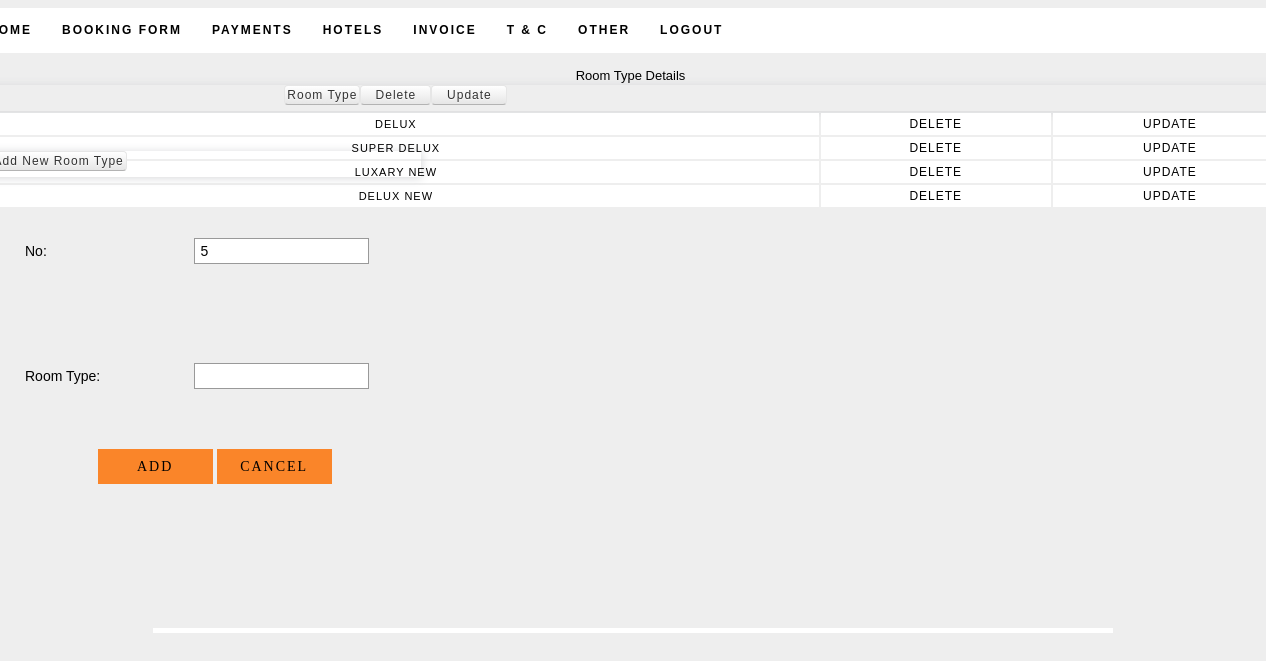
The app's page /holidays/addroom.php with its own data.
### tables this page shows
CREATE TABLE IF NOT EXISTS `room_type` (
  `r_id` int(11) NOT NULL AUTO_INCREMENT,
  `r_type` varchar(25) NOT NULL,
  PRIMARY KEY (`r_id`)
);

### holidays/addroom.php (the view, shortened to what this page needs)
<?php
$qry_d="select * from room_type";
$res_d=mysql_query($qry_d);
$count=mysql_num_rows($res_d);
?>
<html>
<head>
<link rel="stylesheet" href="../styles2.css" type="text/css" />
<link rel="stylesheet" type="text/css" href="../css/style.css" media="screen" />
</head>
<body>
<div id="container">
	 <div id="sub-header">
    	<?php
			include("include/p_header.php");
		?>
       	<br />
		<div class="quotation"><center>Room Type Details</center></div>
        <div>
        <br />
        <table class="detail">
        <tr class="menu_header">
        <td>Room Type</td>
        <td width="65">Delete</td>
        <td width="70">Update</td>
        </tr>
        <?php
		while($row_d=mysql_fetch_array($res_d))
		{
			echo "<tr class='pagi'>";
			echo "<td>";
			echo $row_d[1];
			echo "</td>";
			echo "<td class='print'>";
			echo "<a href='addroom.php?id_d=$row_d[0]'>Delete</a>";
			echo "</td>";
			echo "<td class='print'>";
			echo "<a href='uproom.php?id_u=$row_d[0]'>Update</a>";
			echo "</td>";
			echo "</tr>";
		}
		?>
        </table>
        <form name="form1" action="" method="post">
        <table class="pay">
        <tr class="menu_header"><td colspan="2">Add New Room Type</td></tr>
        <tr>
        <td class="l_form">No:</td>
        <td><input id="ename" type="text" readonly class="q_in" value="<?php echo $count+1; ?>"></td>
        </tr>
        <td class="l_form">Room Type:</td>
        <td><input type="text" name="t1" class="q_in"></td>
        </table>
        <div class="pay_button">
         <input name="e_add" class="formbutton" value=" Add " type="submit" onClick="javascript:return validateMyForm();" />
         <input name="e_can" class="formbutton" value="Cancel" type="submit" />
        </div>
        </form>
    </div>
    </div>
    </div>
 <div id="footer">
    </div>
</body>
</html>

### styles2.css (style rules this page uses)
body { margin:0; padding:0; font-family: Verdana, Geneva, sans-serif; font-size: 13px; color: #000; background-color:#EEEEEE; }
.print a { padding:2px 4px 2px 4px; color:#000; text-decoration:none; font-size:12px; }
* { margin:0; padding:0; }
a { color: #F97B27; }
form input, form select, form textarea { padding: 5px; color: #333333; border: 1px solid #ddd; border-right:1px solid #ccc; border-bottom:1px solid #ccc; background-color:#fff; font-family: Arial, Helvetica, sans-serif; font-size: 13px; }
form input.formbutton { color: #000; padding: 6px 8px; font-size: 14px; letter-spacing:2px; font-family: Arial, Helvetica, sans-serif; text-decoration: none; text-transform: uppercase; background: #FA8529; border: none; width:115px; height:35px; overflow: visible; font-family: Lucida Grande; }
#container { width: 960px; background-color:#FFF; margin: 0 auto; padding: 0px; }
div#sub-header { margin-top:8px; margin-bottom:5px; margin-left:-180px; width:1315px; height:620px; background-color:#EEEEEE; }
#footer { margin:0 auto; padding: 30px 5px 0; }
.l_form { font-size:12px; color:#000; border:none; }
.q_in { width:175px; height:26px; border:1px solid #999; background-color:#FFF; font-size:14px; color:#000 }
.pagi td { height:22px; color:#000; text-align:center; font-size:11px; letter-spacing:1px; text-transform:uppercase; background:#FFF; }
.pay { width:450px; height:280px; color:#000; margin-top:-60px; }
.pay td { padding-top:20px; padding-left:50px; color:#000; font-size:14px; }
.detail { width:1318px; margin-top:-15px; margin-left:-2px; }
.pay_button { margin-top:20px; margin-left:125px; }
.menu_header { height:26px; font-size:12px; letter-spacing:1px; text-align:center; color: #000; box-shadow: 1px 1px 10px #d6d7d9; }
.menu_header td { display: inline-block; *display: inline; padding: 2px 2px 2px; margin-bottom: 0; font-size: 12px; color: #333333; text-align: center; text-shadow: 0 1px 1px rgba(255, 255, 255, 0.75); vertical-align: middle; cursor: pointer; background-color: #f5f5f5; *background-color: #e6e6e6; background-image: -ms-linear-gradient(top, #ffffff, #e6e6e6); background-image: -webkit-gradient(linear, 0 0, 0 100%, from(#ffffff), to(#e6e6e6)); background-image: -webkit-linear-gradient(top, #ffffff, #e6e6e6); background-image: -o-linear-gradient(top, #ffffff, #e6e6e6); background-image: linear-gradient(top, #ffffff, #e6e6e6); background-image: -moz-linear-gradient(top, #ffffff, #e6e6e6); background-repeat: repeat-x; border: 1px solid #cccccc; *border: 0; border-color: rgba(0, 0, 0, 0.1) rgba(0, 0, 0, 0.1) rgba(0, 0, 0, 0.25); border-color: #e6e6e6 #e6e6e6 #bfbfbf; border-bottom-color: #b3b3b3; -webkit-border-radius: 4px; -moz-border-radius: 4px; border-radius: 4px; }

### records on screen
room_type: r_type "DELUX"
room_type: r_type "SUPER DELUX"
room_type: r_type "LUXARY NEW"
room_type: r_type "DELUX NEW"
